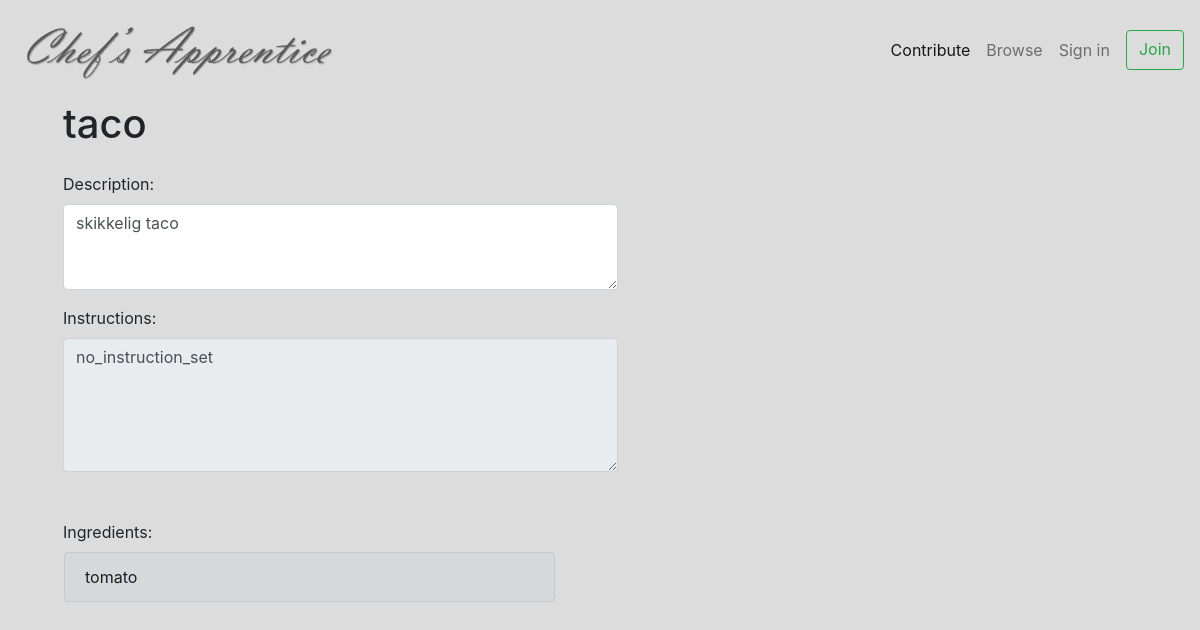
Screenshot of /recipe/6/ with the database file from the repository.
### recipe/models.py (models this page shows, shortened)
class Recipe(models.Model):
    user = models.ForeignKey(
        User,
        on_delete=models.CASCADE,
        blank=True,
    )
    name = models.CharField(
        blank=False,
        max_length=100,
    )
    description = models.TextField(
        blank=False,
    )
    instruction = models.TextField(
        blank=False,
    )
    ingredients = models.ManyToManyField(
        Ingredient,
        blank=True
    )
    image = models.ImageField(default="default.png", upload_to='recipe_image')

class Ingredient(models.Model):
    user = models.ForeignKey(
        User,
        on_delete=models.CASCADE,
        blank=True,
    )
    name = models.CharField(
        blank=False,
        max_length=100,
    )
    info = models.TextField(
        blank=False,
    )

### recipe/views.py (the view)
# urls.py: path('recipe/<int:pk>/', RecipeDetailView.as_view(), name='recipe-detail'),
class RecipeDetailView(DetailView):
    model = Recipe

### recipe/templates/recipe/recipe_detail.html
{% extends 'base.html' %}
{% load static %}
{% block content %}
<div class="container mx-5">
    <h1>{{ object.name }}</h1>
    <label class="mt-3" for="description">Description:</label>
    <textarea class="form-control col-6" id="description" rows="3">{{ object.description }}</textarea>
    <label class="mt-3" for="instruction">Instructions:</label>
    <textarea readonly class="form-control col-6" id="instruction" rows="5">{{ object.instruction }}</textarea>
    <label class="mt-5" for="ingredients">Ingredients:</label>
    <div class="row pl-3 pr-5 mr-4 col-6">
    {% for ingredient in object.ingredients.all %}
        <div class="col mx-0 px-0">
            <div class="alert alert-dark" role="alert">{{ ingredient.name }}</div>
        </div>
    {% endfor %}
    </div>
</div>
{% endblock content %}

### browse/static/browse/style.css (style rules this page uses)
body { background-color: gainsboro; overflow-x: hidden; }

### rows the page displays
Recipe: name "taco", description "skikkelig taco", instruction "no_instruction_set"
Ingredient: name "tomato"
